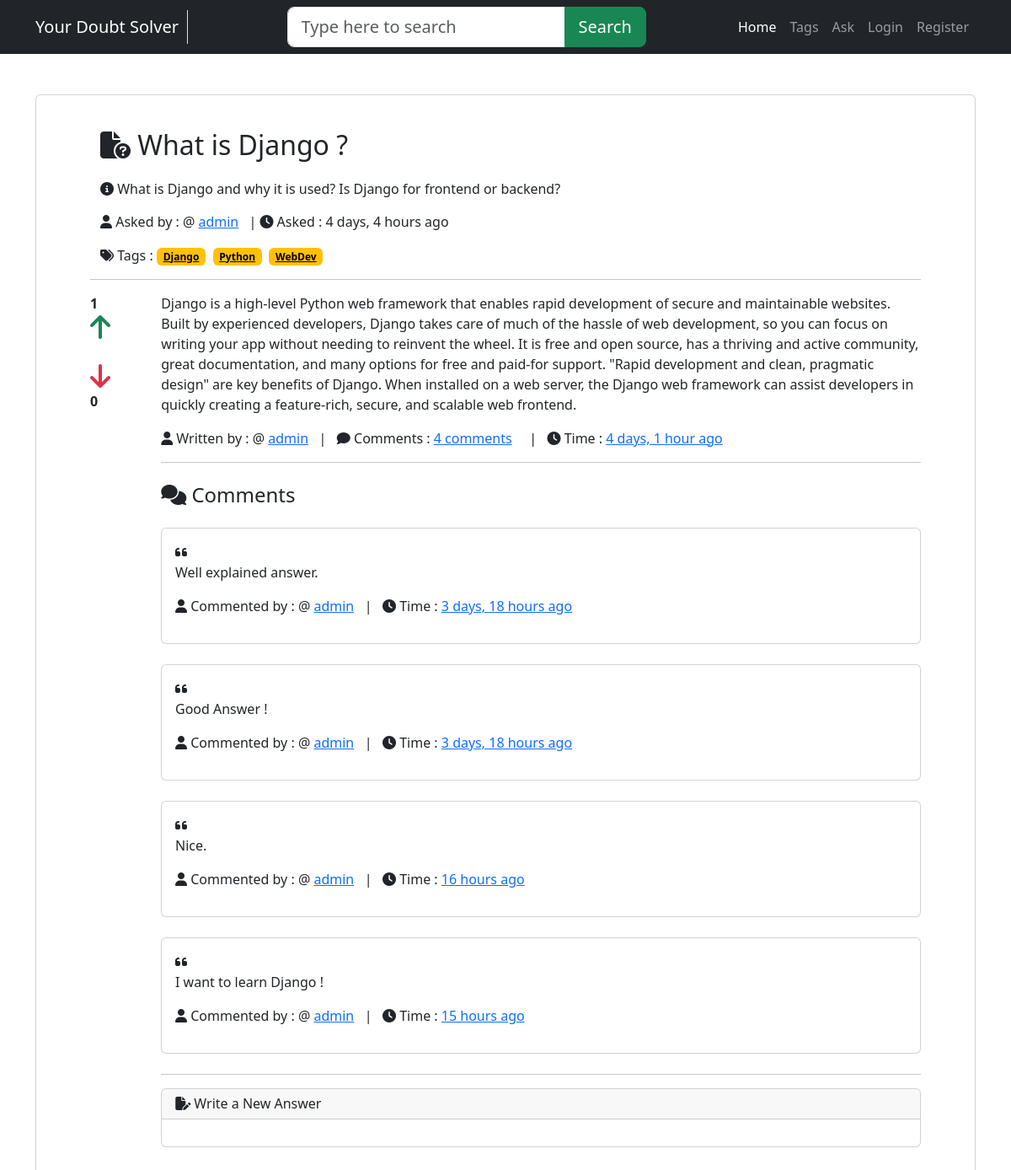
/detail/1, run on the app's committed database.
### main/models.py (models this page shows, shortened)
class Question(models.Model):
    user = models.ForeignKey(User,on_delete=models.CASCADE)
    title = models.CharField(max_length=300)
    details = models.TextField()
    add_time = models.DateTimeField(auto_now_add=True)
    tags = models.TextField(default='')
    class Meta:
        verbose_name_plural = 'Question'

class Answer(models.Model):
    user = models.ForeignKey(User,on_delete=models.CASCADE,null=True)
    question = models.ForeignKey(Question,on_delete=models.CASCADE)
    details = models.TextField()
    add_time = models.DateTimeField(auto_now_add=True)
    class Meta:
        verbose_name_plural = 'Answer'

class Comment(models.Model):
    answer = models.ForeignKey(Answer,on_delete=models.CASCADE)
    user = models.ForeignKey(User,on_delete=models.CASCADE,related_name='comment_user')
    add_time = models.DateTimeField(auto_now_add=True)
    details = models.TextField(null=True)
    class Meta:
        verbose_name_plural = 'Comment'

### main/views.py (the view, shortened to what this page needs)
# urls.py: path('detail/<int:id>',detail,name='detail'),
def detail(request,id):
    qstn = Question.objects.get(pk=id)
    tags = qstn.tags.split(',')
    answer = Answer.objects.filter(question=qstn)
    answerform=AnswerForm
    return render(request,'detail.html',{'questions':qstn,'tags':tags,'answer':answer,'answerform':answerform,})

### main/templates/detail.html (shortened to what this page needs)
{% extends "base.html" %}
{% load humanize %}
{% load crispy_forms_tags %}
{% block content %}
<div class="container">
   <div class="card mt-5 mb-3 px-5">
      <div class="card-body">
         <div class="container">
            <h2 class="my-4">
               <i class="fa-solid fa-file-circle-question"></i>
               {{questions.title}}
            </h2>
            <p>
            <h6 class="my-3">
               <i class="fa-solid fa-circle-info"></i>
               {{questions.details|safe}}
            </h6>
            </p>
            <p>
               <i class="fa-solid fa-user"></i>
               Asked by : @
               <a href="" class="me-2">{{questions.user.username}}</a> |
               <span>
               <i class="fa-solid fa-clock"></i>
               Asked :
               {{questions.add_time|naturaltime}}
               </span>
            </p>
            <p>
                  <i class="fa-solid fa-tags"></i>
                  Tags :
                  {% for tag in tags %}
                  <a href="/tag/{{tag|slugify}}" class="badge text-bg-warning">{{tag}} </a>&nbsp;
                  {% endfor %}
            </p>
         </div>
         <hr>
         {% for answer in answer %}
         <div class="row">
            <div class="col-1">
               <div class="upvote">
                  <strong class="upvote-count-{{answer.id}}">{{answer.upvote_set.count}}</strong> <br/>
                  <span class="text-success">
                  <i class="fa fa-arrow-up fa-2x upvote-click" data-answer="{{answer.id}}"></i>
                  </span>
               </div>
               <br>
               <div class="downvote">
                  <span class="text-danger">
                  <i class="fa fa-arrow-down fa-2x downvote-click" data-answer="{{answer.id}}"></i>
                  </span><br>
                  <strong class="downvote-count-{{answer.id}}">{{answer.downvote_set.count}}</strong>
               </div>
            </div>
            <div class="col-11">
               <p>{{answer.details}}</p>
               <p>
                  <i class="fa-solid fa-user"></i>
                  Written by : @
                  <a href="" class="mr-3">{{answer.user.username}}</a>
                  &nbsp; |
                  &nbsp;
                  <i class="fa-solid fa-comment"></i>
                  Comments :  <a href="" class="me-2">{{answer.comment_set.count}} comments</a>
                  &nbsp; |
                  &nbsp;
                  <i class="fa-solid fa-clock"></i>
                  Time :  <a href="" class="me-2">{{answer.add_time|naturaltime}}</a>
               </p>
               <hr>
               <h4 class="my-4"><i class="fa-solid fa-comments"></i> Comments</h4>
               <div class="comment-wrapper-{{answer.id}}">
                  {% for comment in answer.comment_set.all %}
                  <div class="card mb-4 animate__animated animate__bounce">
                     <div class="card-body">
                        <i class="fa-solid fa-quote-left"></i>
                        <p>{{comment.details}}</p>
                        <p>
                           <i class="fa-solid fa-user"></i>
                           Commented by : @
                           <a href="">{{comment.user.username}}</a>
                           &nbsp; |
                           &nbsp;
                           <i class="fa-solid fa-clock"></i>
                           Time :  <a href="" class="me-2">{{comment.add_time|naturaltime}}</a>
                        </p>
                     </div>
                  </div>
                  {% endfor %}
                </div>
                <hr>
                <div class="card my-3">
                    <h6 class="card-header"> <i class="fa-solid fa-file-pen"></i>
                        Write a New Answer
                    </h6>
                    <div class="card-body">
                    </div>
                </div>
            </div>
         </div>
         {% endfor %}
      </div>
   </div>
</div>
{% endblock content %}

### main/templates/base.html (shortened to what this page needs)
{% load humanize %}
<!DOCTYPE html>
<html lang="en">
<head>
   <link rel="stylesheet" href="https://cdn.jsdelivr.net/npm/bootstrap@5.3.2/dist/css/bootstrap.min.css
   ">
   <link href="https://cdn.jsdelivr.net/npm/bootstrap@5.3.2/dist/css/bootstrap.min.css" rel="stylesheet">
   <link rel="stylesheet"
   href="https://cdnjs.cloudflare.com/ajax/libs/font-awesome/6.4.2/css/all.min.css">
   <link rel="stylesheet" href="https://cdn.jsdelivr.net/npm/@fortawesome/fontawesome-free@6.2.1/css/fontawesome.min.css">
   <link
    rel="stylesheet"
    href="https://cdnjs.cloudflare.com/ajax/libs/animate.css/4.1.1/animate.min.css"
  />
</head>
<body>
  <nav class="navbar navbar-expand-lg navbar-dark bg-dark">
    <div class="container">
      <a class="navbar-brand border-end" href="{% url "home" %}">Your Doubt Solver &nbsp;</a>
      <div class="collapse navbar-collapse" id="navbarNav">
        <form action="" class="ms-auto">
            <div class="input-group">
                <input type="text" class="form-control form-control-lg" placeholder="Type here to search" name='search'>
                <button class="btn btn-success btn-lg" type="submit">Search</button>
            </div>
           </form>
        <ul class="navbar-nav ms-auto">
          <li class="nav-item">
            <a class="nav-link active" href="{% url "home" %}">Home</a>
          </li>
          <li class="nav-item">
            <a class="nav-link" href="/tags">Tags</a>
          </li>
          <li class="nav-item">
            <a class="nav-link" href="{% url "ask-question" %}">Ask</a>
          </li>
          {% if user.is_authenticated %}
                    <li class="nav-item">
                        {% comment %} <a class="nav-link" href="/accounts/profile">Profile</a> {% endcomment %}
                        <a class="nav-link" href="#">Profile</a>
                    </li>
                    <li class="nav-item">
                        <a class="nav-link" href="{% url 'logout' %}">Logout</a>
                    </li>
                    {% else %}
                    <li class="nav-item">
                        <a class="nav-link"   href="{% url 'login' %}">Login</a>
                    </li>
                    <li class="nav-item">
                        <a class="nav-link" href="/accounts/register">Register</a>
                    </li>
                    {% endif %}
        </ul>
      </div>
    </div>
  </nav>
{% block content %}{% endblock content %}
</body>
</html>

### data on the page
Question: title "What is Django ?", details "What is Django and why it is used? Is Django for frontend or backend?", user.username "admin", add_time "4 days, 4 hours ago"
Answer: upvote_set.count "1", downvote_set.count "0", details "Django is a high-level Python web framework that enables rapid development of secure and maintainable websites. Built by experienced developers, Django takes care of much of the hassle of web development, so you can focus on writing your app without needing to reinvent the wheel. It is free and open source, has a thriving and active community, great documentation, and many options for free and paid-for support. \"Rapid development and clean, pragmatic design\" are key benefits of Django. When installed on a web server, the Django web framework can assist developers in quickly creating a feature-rich, secure, and scalable web frontend.", user.username "admin", comment_set.count "4", add_time "4 days, 1 hour ago"
Comment: details "Well explained answer.", user.username "admin", add_time "3 days, 18 hours ago"
Comment: details "Good Answer !", user.username "admin", add_time "3 days, 18 hours ago"
Comment: details "Nice.", user.username "admin", add_time "16 hours ago"
Comment: details "I want to learn Django !", user.username "admin", add_time "15 hours ago"

### other printed values
{{ tag }} "Django" "Python" "WebDev"
